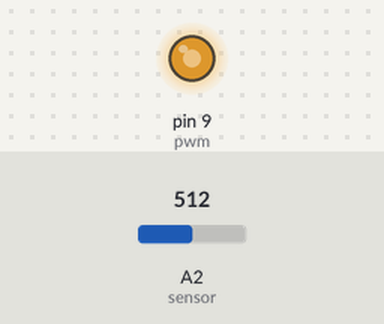
A sketch run on a simulated Arduino Uno, built with avr-gcc and run on an emulated ATmega328P. Shown: output pins drawn as LEDs (lit = HIGH). The inputs (shaded band) are chosen by the test bench; at power-on: A2 (sensor) = 512. What the sketch prints to the serial monitor is not drawn.

Above: at 1.2 s.
1.3 s: A2 (sensor) set to 984
2.8 s: A2 (sensor) set to 1012
Timing chart, 0 to 5.8 s (numbered marks = the images above; inputs shaded):
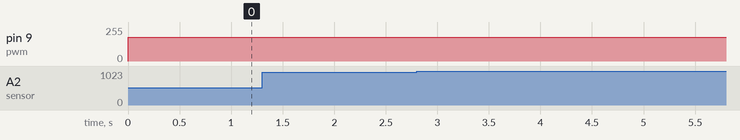

The sketch:

PWM_generation_awrite.ino
```cpp
const int pwm = 9;      // PWM output pin
const int sensor = A2;  // Analog input pin

double duty = 70; // Initial duty cycle (50% for 8-bit PWM)

void setup() {
  Serial.begin(9600);

  // Set the initial PWM duty cycle
  analogWrite(pwm, duty);

  // Print column headers for Serial Plotter
  Serial.println("Sensor_Value\tDuty_Cycle");
}

void loop() {
  // Read the sensor value (0-1023)
  double Sensor_val = analogRead(sensor);

  // Map the sensor value to the PWM duty cycle range (0-255 for 8-bit)
  //duty = map(Sensor_val, 0, 1023, 0, 255);

  double duty_cycle=(duty/100)*255;

  // Set the PWM output based on the mapped duty cycle
  analogWrite(pwm, duty_cycle);

  // Print sensor value and duty cycle for Serial Plotter
  Serial.print(Sensor_val);
  Serial.print("\t");       // Tab-separated for Serial Plotter
  Serial.println(duty);     // Duty cycle as second column

}
```

Measured:
- after the input at 1.3 s, every drawn part: stays the same
- after the input at 2.8 s, every drawn part: stays the same
